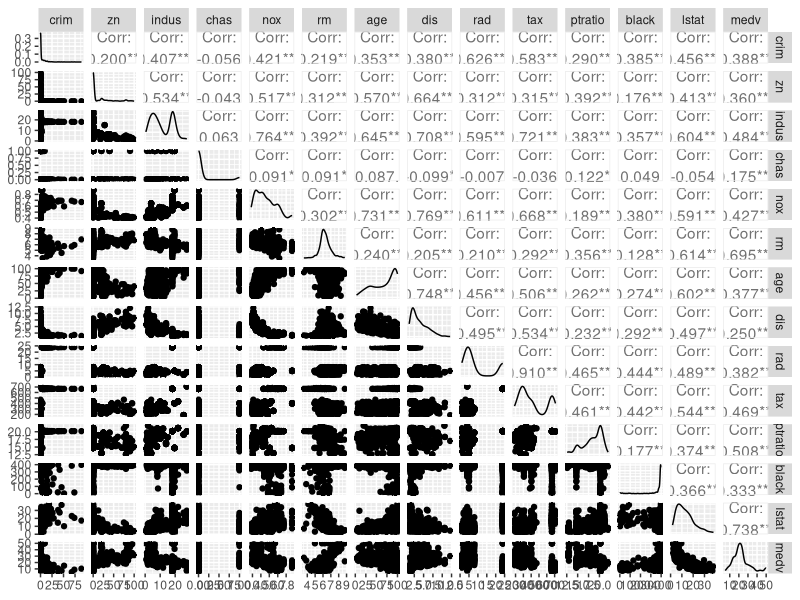
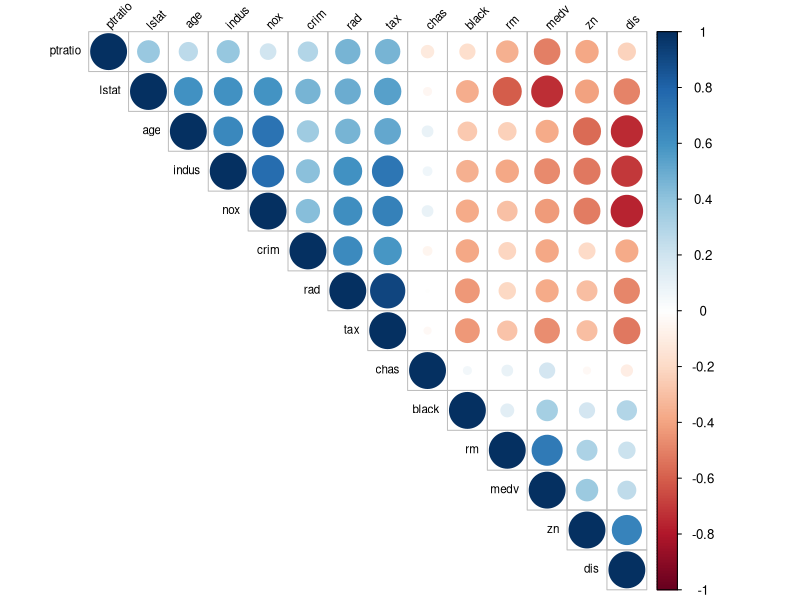
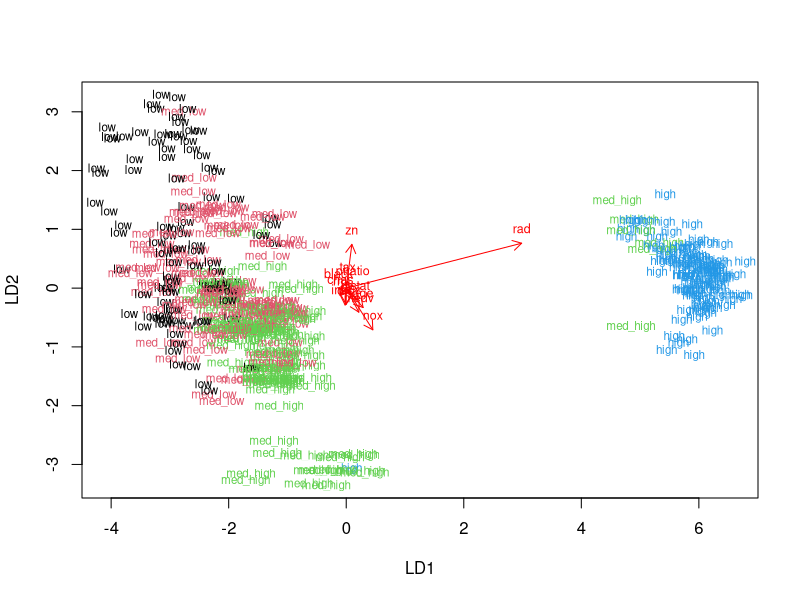
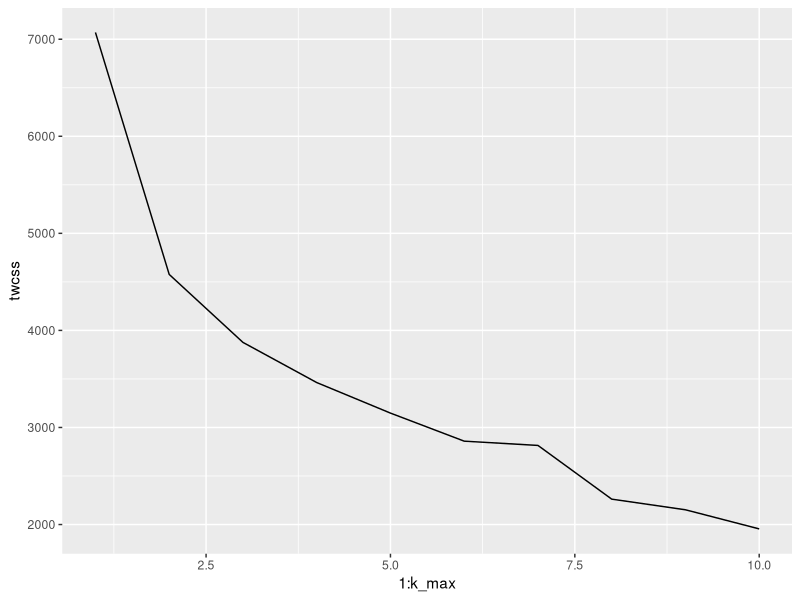
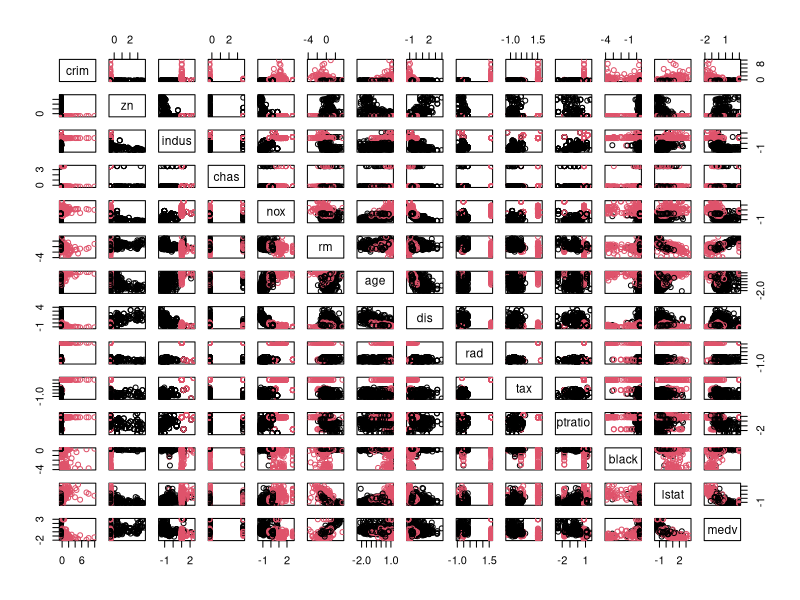

Source code (R) for these figures, in order: (Note: this script raises an error after producing the figures.)
## ---- chunk 1
library(MASS)
library(tidyr)
library(ggplot2)
library(corrplot)
library(dplyr)
library(GGally)
data("Boston")
## ---- chunk 2
str(Boston)

## ---- chunk 3
dim(Boston)
## ---- chunk 4
# draw a bar plot of each variable
ggpairs(Boston)
## ---- chunk 5
# calculate the correlation matrix and round it
cor_matrix<-cor(Boston) %>% round(2)

# visualize the correlation matrix
corrplot(cor_matrix, order = "hclust", addrect = 2, type = "upper",tl.col = "black", tl.srt = 45, tl.cex = 0.7)
## ---- chunk 6
summary(Boston)
## ---- chunk 7
#4
# center and standardize variables
boston_scaled <- scale(Boston)

# summaries of the scaled variables
summary(boston_scaled)

# change the object to data frame
boston_scaled <- as.data.frame(boston_scaled)
## ---- chunk 8
#4
# create a quantile vector of crim
bins <- quantile(boston_scaled$crim)

# create a categorical variable 'crime'
crime <- cut(boston_scaled$crim, breaks = bins, include.lowest = TRUE, labels = c("low", "med_low", "med_high", "high"))

# remove original crim from the dataset
boston_scaled <- dplyr::select(boston_scaled, -crim)

# add the new categorical value to scaled data
boston_scaled <- data.frame(boston_scaled, crime)
## ---- chunk 9
# number of rows in the Boston dataset 
n <- nrow(boston_scaled)

# choose randomly 80% of the rows
ind <- sample(n,  size = n * 0.8)

# create train set
train <- boston_scaled[ind,]

# create test set 
test <- boston_scaled[-ind,]


## ---- chunk 10
# 5
# linear discriminant analysis
lda.fit <- lda(crime ~ . , data = train)

# print the lda.fit object
lda.fit

# the function for lda biplot arrows
lda.arrows <- function(x, myscale = 1, arrow_heads = 0.1, color = "red", tex = 0.75, choices = c(1,2)){
  heads <- coef(x)
  arrows(x0 = 0, y0 = 0, 
         x1 = myscale * heads[,choices[1]], 
         y1 = myscale * heads[,choices[2]], col=color, length = arrow_heads)
  text(myscale * heads[,choices], labels = row.names(heads), 
       cex = tex, col=color, pos=3)
}

# target classes as numeric
classes <- as.numeric(train$crime)

# plot the lda results
plot(lda.fit, dimen=2, col=classes, pch=classes)
lda.arrows(lda.fit,myscale=1)
## ---- chunk 11
#6
# save the correct classes from test data
correct_classes <- test$crime

# remove the crime variable from test data
test <- dplyr::select(test, -crime)

# predict classes with test data
lda.pred <- predict(lda.fit, newdata = test)

# cross tabulate the results
table(correct = correct_classes , predicted = lda.pred$class)
## ---- chunk 12
#7
library(MASS)
data('Boston')

# center and standardize variables
boston_scaled <- scale(Boston)
# euclidean distance matrix
dist_eu <- dist(boston_scaled)

set.seed(123)

# determine the number of clusters
k_max <- 10

# calculate the total within sum of squares
twcss <- sapply(1:k_max, function(k){kmeans(boston_scaled, k)$tot.withinss})

# visualize the results
qplot(x = 1:k_max, y = twcss, geom = 'line')

## ---- chunk 13

# k-means clustering
km <-kmeans(boston_scaled, centers = 2)

# plot the Boston dataset with clusters
pairs(boston_scaled, col = km$cluster)
## ---- chunk 14
km <-kmeans(boston_scaled, centers = 3)
model <- lda(km$cluster~ ., data = boston_scaled)

# the function for lda biplot arrows
lda.arrows <- function(x, myscale = 1, arrow_heads = 0.1, color = "red", tex = 0.75, choices = c(1,2)){
  heads <- coef(x)
  arrows(x0 = 0, y0 = 0, 
         x1 = myscale * heads[,choices[1]], 
         y1 = myscale * heads[,choices[2]], col=color, length = arrow_heads)
  text(myscale * heads[,choices], labels = row.names(heads), 
       cex = tex, col=color, pos=3)
}

# target classes as numeric
classes <- as.numeric(train$crime)

# plot the lda results
plot(lda.fit, dimen=3, col=classes, pch=classes)
lda.arrows(lda.fit,myscale=1)
## ---- chunk 15
# look at the summary of the distances
summary(dist_eu)
## ---- chunk 16

